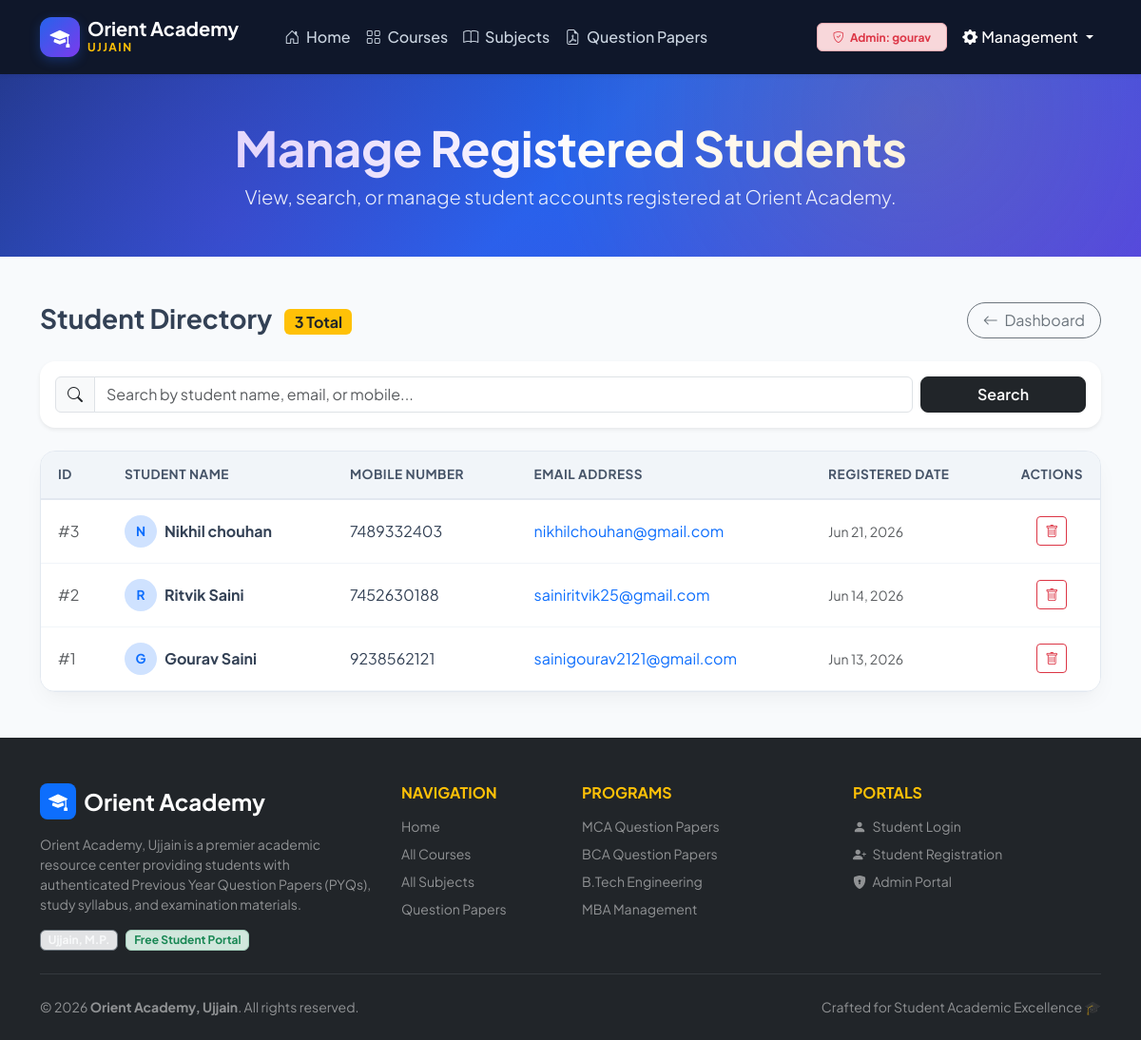
Screenshot of /admin/manageusers.php (signed in) with the database file from the repository.
### tables this page shows
CREATE TABLE IF NOT EXISTS `users` (
  `id` int(11) NOT NULL,
  `fullname` varchar(100) NOT NULL,
  `phone` varchar(15) NOT NULL,
  `email` varchar(150) NOT NULL,
  `password` varchar(255) NOT NULL,
  `created_at` timestamp NOT NULL DEFAULT current_timestamp()
);

### admin/manageusers.php (the view, shortened to what this page needs)
<?php
require_once '../includes/db.php';
$search = isset($_GET['search']) ? trim($_GET['search']) : '';
$sql = "SELECT * FROM users WHERE 1=1";
$sql .= " ORDER BY id DESC";
$users = $conn->query($sql);
$totalUsersCount = mysqli_fetch_assoc($conn->query("SELECT COUNT(*) AS total FROM users"))['total'] ?? 0;
?>
<?php include '../includes/header.php'; ?>
<body>
<?php include '../includes/navbar.php'; ?>
<section class="hero text-center py-5">
    <div class="container">
        <h1 class="fw-bold mb-2">Manage Registered Students</h1>
        <p class="lead">View, search, or manage student accounts registered at Orient Academy.</p>
    </div>
</section>
<section class="container my-5">
    <div class="d-flex justify-content-between align-items-center mb-4 flex-wrap gap-2">
        <div>
            <h3 class="fw-bold mb-1">
                Student Directory
                <span class="badge bg-warning text-dark fs-6 ms-2 align-middle"><?php echo (int)$totalUsersCount; ?> Total</span>
            </h3>
        </div>
        <div class="d-flex gap-2">
            <a href="admindashboard.php" class="btn btn-outline-secondary rounded-pill px-3">
                <i class="bi bi-arrow-left me-1"></i> Dashboard
            </a>
        </div>
    </div>
    <div class="card border-0 shadow-sm rounded-4 p-3 mb-4 bg-white">
        <form method="GET" action="manageusers.php" class="row g-2 align-items-center">
            <div class="col-md-10">
                <div class="input-group">
                    <span class="input-group-text bg-light"><i class="bi bi-search"></i></span>
                    <input type="text"
                           name="search"
                           class="form-control"
                           placeholder="Search by student name, email, or mobile..."
                           value="<?php echo htmlspecialchars($search); ?>">
                </div>
            </div>
            <div class="col-md-2">
                <button type="submit" class="btn btn-dark w-100 fw-semibold rounded-3">
                    Search
                </button>
            </div>
        </form>
    </div>
    <div class="custom-table-card">
        <div class="table-responsive">
            <table class="table table-modern align-middle">
                <thead>
                    <tr>
                        <th style="width: 70px;">ID</th>
                        <th>Student Name</th>
                        <th>Mobile Number</th>
                        <th>Email Address</th>
                        <th>Registered Date</th>
                        <th class="text-center" style="width: 100px;">Actions</th>
                    </tr>
                </thead>
                <tbody>
                    <?php if($users && $users->num_rows > 0): ?>
                        <?php while($user = $users->fetch_assoc()): ?>
                            <tr>
                                <td><span class="text-muted">#<?php echo $user['id']; ?></span></td>
                                <td>
                                    <div class="d-flex align-items-center gap-2">
                                        <div class="bg-primary-subtle text-primary rounded-circle d-flex align-items-center justify-content-center fw-bold" style="width:34px; height:34px; font-size:0.85rem;">
                                            <?php echo strtoupper(substr($user['fullname'], 0, 1)); ?>
                                        </div>
                                        <strong><?php echo htmlspecialchars($user['fullname']); ?></strong>
                                    </div>
                                </td>
                                <td>
                                    <span><?php echo htmlspecialchars($user['phone']); ?></span>
                                </td>
                                <td>
                                    <a href="mailto:<?php echo htmlspecialchars($user['email']); ?>" class="text-decoration-none">
                                        <?php echo htmlspecialchars($user['email']); ?>
                                    </a>
                                </td>
                                <td>
                                    <span class="text-muted small">
                                        <?php echo isset($user['created_at']) ? date('M d, Y', strtotime($user['created_at'])) : '-'; ?>
                                    </span>
                                </td>
                                <td class="text-center">
                                    <a href="manageusers.php?delete=<?php echo $user['id']; ?>"
                                       class="btn btn-outline-danger btn-sm"
                                       onclick="return confirm('Are you sure you want to delete this student account?');"
                                       title="Delete User">
                                        <i class="bi bi-trash"></i>
                                    </a>
                                </td>
                            </tr>
                        <?php endwhile; ?>
                    <?php endif; ?>
                </tbody>
            </table>
        </div>
    </div>
</section>
<?php include '../includes/footer.php'; ?>
</body>
</html>

### assets/css/style.css (style rules this page uses)
:root { --primary-color: #2563eb; --primary-hover: #1d4ed8; --secondary-color: #64748b; --accent-color: #f59e0b; --dark-bg: #0f172a; --light-bg: #f8fafc; --card-shadow: 0 10px 25px -5px rgba(0, 0, 0, 0.05), 0 8px 10px -6px rgba(0, 0, 0, 0.01); --hover-shadow: 0 20px 30px -10px rgba(37, 99, 235, 0.15); --border-radius: 16px; --font-family: 'Plus Jakarta Sans', system-ui, -apple-system, sans-serif; }
html, body { min-height: 100%; }
body { display: flex; flex-direction: column; background-color: var(--light-bg); font-family: var(--font-family); color: #334155; -webkit-font-smoothing: antialiased; }
.hero { background: linear-gradient(135deg, #1e3a8a 0%, #2563eb 50%, #4f46e5 100%); color: #fff; padding: 90px 0 80px; position: relative; overflow: hidden; }
.hero::before { content: ''; position: absolute; top: 0; left: 0; right: 0; bottom: 0; background: radial-gradient(circle at 80% 20%, rgba(245, 158, 11, 0.15), transparent 40%), radial-gradient(circle at 20% 80%, rgba(124, 58, 237, 0.25), transparent 40%); pointer-events: none; }
.hero h1 { font-size: 3.2rem; font-weight: 800; letter-spacing: -0.5px; line-height: 1.15; }
.hero .lead { font-size: 1.25rem; opacity: 0.92; max-width: 750px; margin: 0 auto; }
.custom-table-card { background: #fff; border-radius: var(--border-radius); box-shadow: var(--card-shadow); border: 1px solid #e2e8f0; overflow: hidden; }
.table-modern { margin-bottom: 0; }
.table-modern thead th { background: #f1f5f9; color: #475569; font-weight: 700; font-size: 0.85rem; text-transform: uppercase; letter-spacing: 0.5px; padding: 14px 18px; border-bottom: 2px solid #e2e8f0; }
.table-modern tbody td { padding: 16px 18px; vertical-align: middle; color: #334155; border-bottom: 1px solid #f1f5f9; }

### rows the page displays
users: id "3", fullname "N", fullname "Nikhil chouhan", phone "7489332403", email "nikhilchouhan@gmail.com", created_at "Jun 21, 2026"
users: id "2", fullname "R", fullname "Ritvik Saini", phone "7452630188", email "sainiritvik25@gmail.com", created_at "Jun 14, 2026"
users: id "1", fullname "G", fullname "Gourav Saini", phone "9238562121", email "sainigourav2121@gmail.com", created_at "Jun 13, 2026"

### other values shown
$_SESSION['admin_username'] "gourav"
$totalUsersCount "3"
